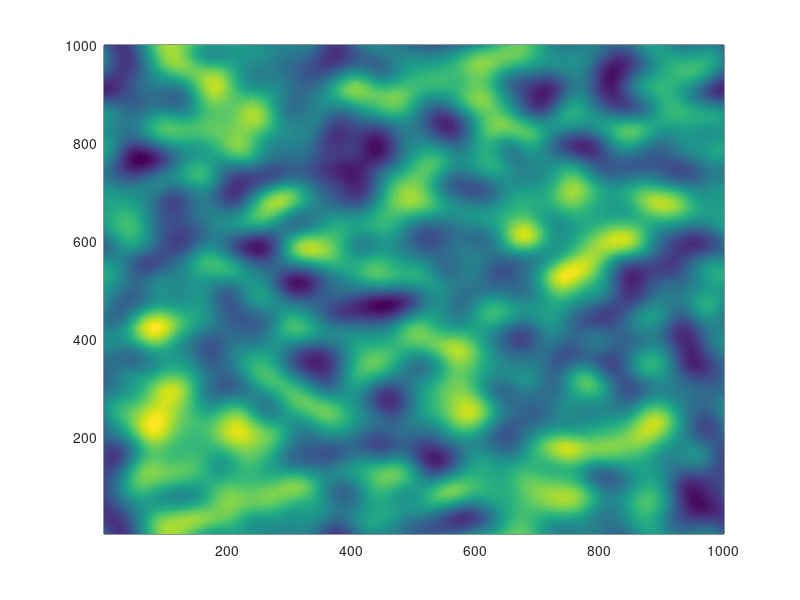

This figure's MATLAB source: (Note: this script raises an error after producing the figure.)
% Based on https://www.mathworks.com/matlabcentral/answers/218806-random-gaussian-surface-generation

% Size in pixels of image
N = [1000 1000]; 

% Frequency-filter width
F = 6;

[X,Y] = ndgrid(1:N(1),1:N(2));
i = min(X-1,N(1)-X+1);
j = min(Y-1,N(2)-Y+1);
H = exp(-.5*(i.^2+j.^2)/F^2);
Z = real(ifft2(H.*fft2(randn(N))));

% Uncomment to render 3D surface
% surf(X,Y,Z,'edgecolor','none');
% light;

% Plot heat map
pcolor(X, Y, Z); % Plot the data
hold on;
shading flat;

% Calculate contour data
[M, ~] = contour(X, Y, Z, [0 0]); % Overlay contour line
data = contour_data(M);

% Take the first contour
contour = data(1);

% Plot the contour
h = plot(contour.xdata, contour.ydata, 'w.');